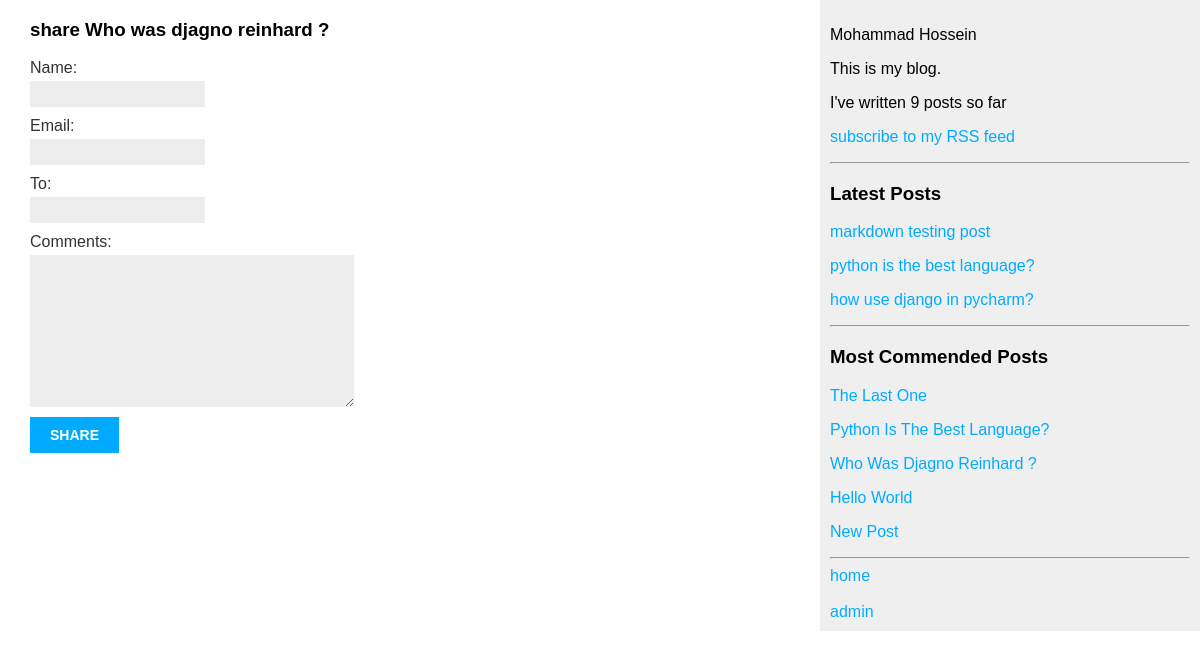
Screenshot of /blog/1/share/ with the database file from the repository.
### blog/models.py (models this page shows, shortened)
class Post(models.Model):
    class Status(models.TextChoices):
        DRAFT = "DF", "Draft"
        PUBLISHED = "PB", "Published"
    title = models.CharField(max_length=250)
    slug = models.SlugField(max_length=250, unique_for_date='publish')
    tags = TaggableManager()
    author = models.ForeignKey(User, on_delete=models.CASCADE, related_name='posts')
    body = models.TextField()
    publish = models.DateTimeField(default=timezone.now)
    created = models.DateTimeField(auto_now_add=True)
    updated = models.DateTimeField(auto_now=True)
    status = models.CharField(max_length=2, choices=Status.choices, default=Status.DRAFT)
    objects = models.Manager()
    published = PublishedManager()
    class Meta:
        ordering = ['-publish']
        indexes = [
            models.Index(fields=['-publish']),
        ]
    def get_absolute_url(self):
        return reverse('blog:post_detail', args=[self.publish.year, self.publish.month, self.publish.day, self.slug])

### blog/views.py (the view)
# urls.py: path('<int:post_id>/share/', post_share, name='post_share'),
def post_share(request, post_id):
    post = get_object_or_404(Post, id=post_id, status=Post.Status.PUBLISHED)
    sent = False
    if request.method == 'POST':
        form = EmailPostForm(request.POST)
        if form.is_valid():
            cd = form.cleaned_data
            post_url = request.build_absolute_uri(
                post.get_absolute_url())
            subject = f"{cd['name']} recommends you read " \
                      f"{post.title}"
            message = f"Read {post.title} at {post_url}\n\n" \
                      f"{cd['name']}\'s comments: {cd['comments']}"
            send_mail(subject, message, 'budeikin52@gmail.com', [cd['to'], ])
            sent = True
    else:
        form = EmailPostForm()
    return render(request, 'blog/post/share.html', {'post': post, 'form': form, 'sent': sent})

### blog/forms.py
class EmailPostForm(forms.Form):
    name = forms.CharField(max_length=25)
    email = forms.EmailField()
    to = forms.EmailField()
    comments = forms.CharField(required=False,
                               widget=forms.Textarea)

### blog/models.py (called while the page is built)
    def get_queryset(self):
        return super().get_queryset().filter(status=Post.Status.PUBLISHED)

### blog/templatetags/blog_tags.py (called while the page is built)
@register.simple_tag
def total_posts():
    return Post.published.count()

@register.inclusion_tag('blog/post/latest_posts.html')
def recent_posts(count=5):
    latest_posts = Post.published.order_by('-publish')[:count]
    return {'latest_posts': latest_posts}

@register.simple_tag
def get_most_commended_posts(count=5):
    return Post.published.annotate(total_comments=Count('comments')).order_by('-total_comments')[:count]

### blog/templates/blog/post/share.html (shortened to what this page needs)
{% extends 'blog/base.html' %}
{% block content %}
    <div>
        {% if sent %}
            <h3>{{ post.tile }} sent successfully to {{ form.cleaned_data.to }}</h3>
        {% else %}
            <h3>share {{ post.title }}</h3>
            <form method="post">
                {{ form.as_p }}
                <input type="submit" value="share">
            </form>
        {% endif %}
    </div>
{% endblock %}

### blog/templates/blog/base.html (shortened to what this page needs)
{% load static %}
{% load blog_tags %}
<!DOCTYPE html>
<html lang="en">
<head>
    <link rel="stylesheet" href="{% static 'blog/css/blog.css' %}">
</head>
<body>
<div id="content">
    {% block content %}
    {% endblock %}
</div>
<div id="sidebar">
    <p>Mohammad Hossein</p>
    <p>This is my blog.</p>
    <p>I've written {% total_posts %} posts so far</p>
    <p>
        <a href="{% url 'blog:post_feed' %}">subscribe to my RSS feed</a>
    </p>
    <hr>
    <h3>Latest Posts</h3>
    {% recent_posts 3 %}
    <hr>
    <h3>Most Commended Posts</h3>
    {% get_most_commended_posts as most_commented_posts %}
    {% for post in most_commented_posts %}
        <a href="{{ post.get_absolute_url }}"><p>{{ post.title|title }}</p></a>
    {% endfor %}
    <hr>
    <a href="http://127.0.0.1:8000/blog/">home</a><br><br>
    <a href="http://127.0.0.1:8000/admin/">admin</a>
</div>
</body>
</html>

### blog/templates/blog/post/latest_posts.html
{% for post in latest_posts %}
    <a href="{{ post.get_absolute_url }}"><p>{{ post.title }}</p></a>
{% endfor %}

### blog/static/blog/css/blog.css (style rules this page uses)
body { margin: 0; padding: 0; font-family: helvetica, sans-serif; }
a { color: #00abff; text-decoration: none; }
#content { float: left; width: 60%; padding: 0 0 0 30px; }
#sidebar { float: right; width: 30%; padding: 10px; background: #efefef; height: 100%; }
label { float: left; clear: both; color: #333; margin-bottom: 4px; }
input, textarea { clear: both; float: left; margin: 0 0 10px; background: #ededed; border: 0; padding: 6px 10px; font-size: 12px; }
input[type=submit] { font-weight: bold; background: #00abff; color: #fff; padding: 10px 20px; font-size: 14px; text-transform: uppercase; }

### rows the page displays
Post: title "Who was djagno reinhard ?", title "Who Was Djagno Reinhard ?"
Post: title "markdown testing post"
Post: title "python is the best language?", title "Python Is The Best Language?"
Post: title "how use django in pycharm?"
Post: title "The Last One"
Post: title "Hello World"
Post: title "New Post"
